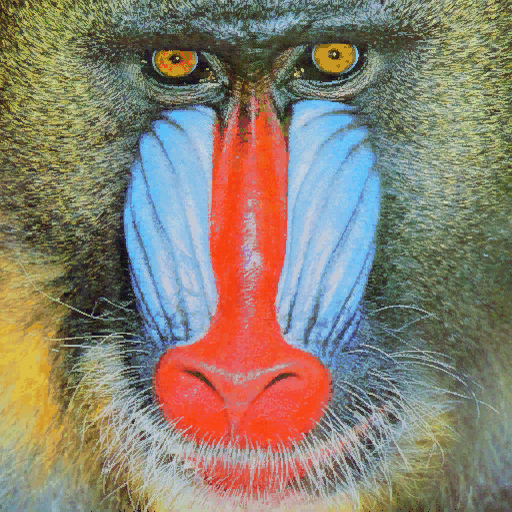
#> input picture P2/mandril.jpg, 512 x 512 px
$ jupyter execute --allow-errors tareas_p2.ipynb   (older library calls are emulated)   (text cells are left out)
#> lines starting #> are read from the running program, lines starting #| are printed output that depends on the picture; after the words box and inside, x2 and y2 are one past the last pixel; in counts of white or black regions, pixels touching at a corner belong together
[cell 1]
import cv2
import numpy as np
import matplotlib.pyplot as plt

img = cv2.imread('mandril.jpg')
#> img is the input picture: shape (512, 512, 3); mean B, G, R 112.9, 128.5, 137.5
gris = cv2.cvtColor(img, cv2.COLOR_BGR2GRAY)
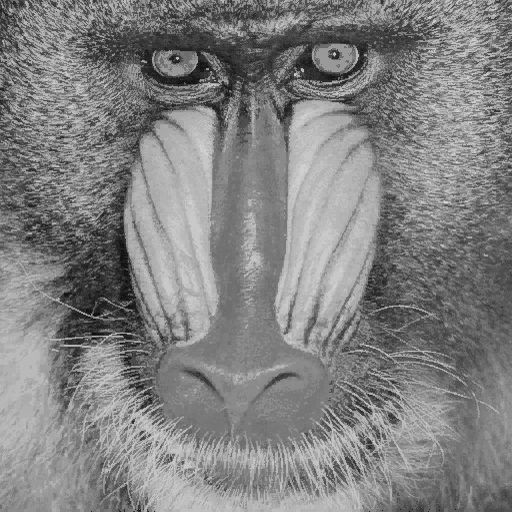
#> gris: shape (512, 512); min 6, max 220, mean 129.4

#Obtiene contornos con el operador de Canny
#Parámetros: imagen de entrada, umbral inferior, umbral superior
canny = cv2.Canny(gris, 100, 200) #prueba a jugar con umbrales (entre 0 y 255)
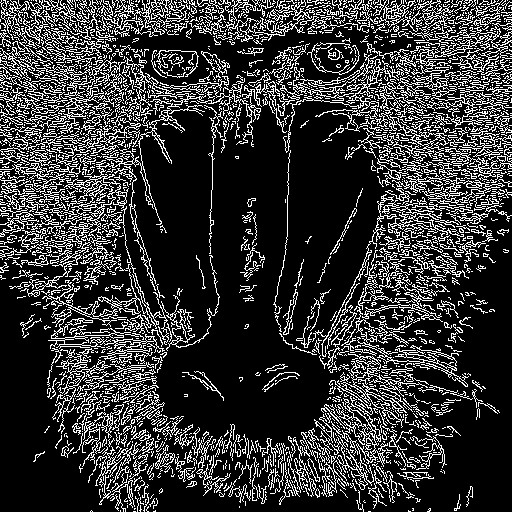
#> canny: shape (512, 512); 21.2% white in thin lines or dots

#El contenido de la imagen resultado de Canny, son valores 0 o 255, lo compruebas al descomentar
#print(canny)
#Cuenta el número de píxeles blancos (255) por columna
#Suma los valores de los pixeles por columna
fil_counts = cv2.reduce(canny, 1, cv2.REDUCE_SUM, dtype=cv2.CV_32SC1)
#> fil_counts = 512 values, max 56100 at index 12, min 4335 at index 507, mean 27646.1

#Normaliza en base al número de filas, primer valor devuelto por shape, y al valor máximo del píxel (255)
#El resultado será el número de píxeles blancos por columna
fils = fil_counts[:,0] / (255 * canny.shape[1])
#> fils = 512 values, max 0.43 at index 12, min 0.0332 at index 507, mean 0.212

umbral = max(fil_counts[:,0])*0.9
#> umbral = 50490
noted_fils = np.where(fil_counts[:,0] > (umbral))[0]
#> noted_fils = [6, 12, 15, 20, 21, 88, 100]


print(f'Total de filas destacadas: {len(noted_fils)} \nFilas destacadas: {noted_fils}')
#| Total de filas destacadas: 7
#| Filas destacadas: [  6  12  15  20  21  88 100]
#Muestra dicha cuenta gráficamente
plt.figure(figsize=(12,5))
plt.subplot(1, 2, 1)
plt.axis("off")
plt.title("Canny")
plt.imshow(canny, cmap="gray")

for i in noted_fils:
    plt.axhline(y=i, color="red", linewidth=1)
#> this loop made 7 passes
#> i on passes 1 to 7: 6, 12, 15, 20, 21, 88, 100

plt.subplot(1, 2, 2)
plt.title("Respuesta de Canny")
plt.xlabel("Filas")
plt.ylabel("% píxeles")
plt.plot(fils)
#Rango en x definido por las filas
plt.xlim([0, canny.shape[0]])
#> Out = (0, 512)
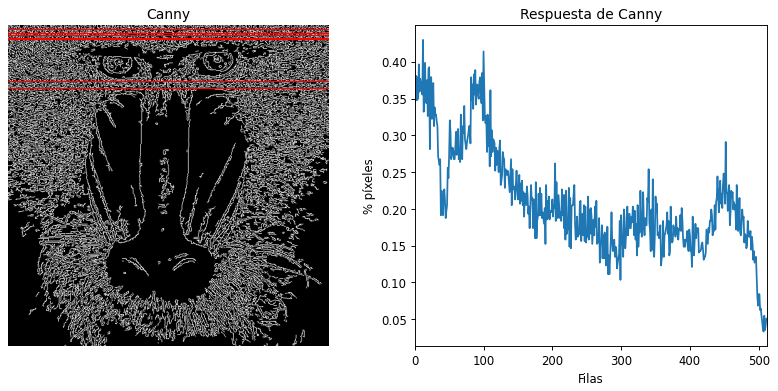
#> figure drawn by matplotlib, 2 panels; panel 2: curve peaks at x = 12, y = 0.43

[cell 2]
import cv2
import numpy as np
import matplotlib.pyplot as plt

def sobel_umbralizado(img, umbral):
    # Gaussiana para suavizar la imagen original, eliminando altas frecuencias
#> called with umbral = 90
    ggris = cv2.GaussianBlur(img, (3, 3), 0)

    #Calcula en ambas direcciones (horizontal y vertical)
    sobelx = cv2.Sobel(ggris, cv2.CV_64F, 1, 0)  # x
    sobely = cv2.Sobel(ggris, cv2.CV_64F, 0, 1)  # y
    #Combina ambos resultados
    sobel = cv2.add(sobelx, sobely)
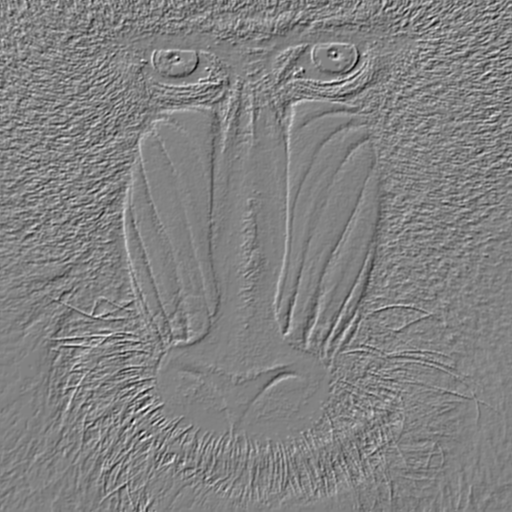
#> sobel: shape (512, 512) float64; min -594, max 570, mean -0.1; drawn with min black and max white
    cvt_sobel = cv2.convertScaleAbs(sobel)
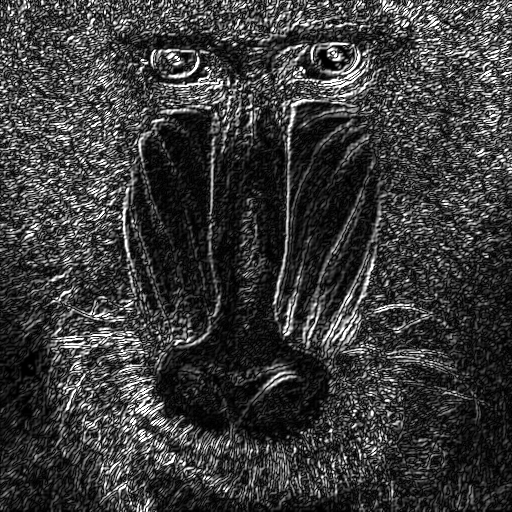
#> cvt_sobel: shape (512, 512); min 0, max 255, mean 58.4

    #Obtiene imagen umbralizada para dicho valor definido
    return cv2.threshold(cvt_sobel, umbral, 255, cv2.THRESH_BINARY)[1]
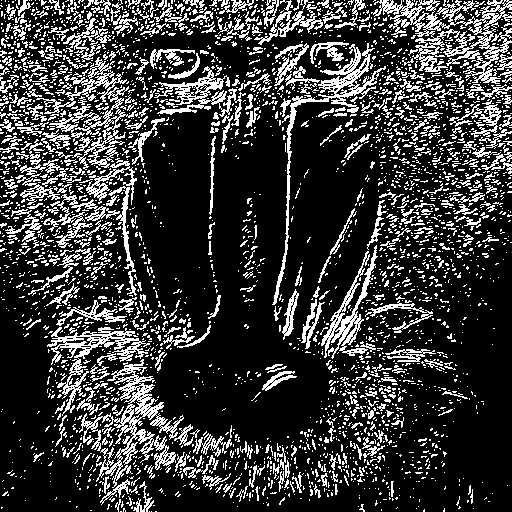
#> returned value: shape (512, 512); 22.3% white in thin lines or dots

[cell 3]
img = cv2.imread('mandril.jpg')
gris = cv2.cvtColor(img, cv2.COLOR_BGR2GRAY)

###------------------------ SOBEL ----------------------------------------------------------------------
#Define valor umbral
valorUmbral = 90
imagenUmbralizada = sobel_umbralizado(gris, valorUmbral)

sobel_col_counts = cv2.reduce(imagenUmbralizada, 0, cv2.REDUCE_SUM, dtype=cv2.CV_32SC1)
sobel_fil_counts = cv2.reduce(imagenUmbralizada, 1, cv2.REDUCE_SUM, dtype=cv2.CV_32SC1)
#> sobel_fil_counts = 512 values, max 60945 at index 3, min 6120 at index 509, mean 29139.7

sobel_col_umbral = max(sobel_col_counts[0]) * 0.9
#> sobel_col_umbral = 55309.5
sobel_fil_umbral = max(sobel_fil_counts[:,0]) * 0.9
#> sobel_fil_umbral = 54850.5

sobel_noted_col = np.where(sobel_col_counts[0] > sobel_col_umbral)[0]
#> sobel_noted_col = [104, 105, 127, 287, 288]
sobel_noted_fil = np.where(sobel_fil_counts[:,0] > sobel_fil_umbral)[0]
#> sobel_noted_fil = 23 values from 1 to 100

print('---------------------------------- RESULTADOS SOBEL --------------------------------------------')
print(f'Total de filas destacadas: {len(sobel_noted_fil)} \nFilas destacadas: {sobel_noted_fil}')
#| Total de filas destacadas: 23
#| Filas destacadas: [  1   2   3   4   5   6   7   8  11  12  19  20  24  26  51  80  81  82
#|   83  84  85  87 100]
print(f'Total de columnas destacadas: {len(sobel_noted_col)} \nColumnas destacadas: {sobel_noted_col}')
#| Total de columnas destacadas: 5
#| Columnas destacadas: [104 105 127 287 288]


#-------------------------- CANNY ----------------------------------------------------------------------
canny = cv2.Canny(gris, 100, 200)

canny_fil_counts = cv2.reduce(canny, 1, cv2.REDUCE_SUM, dtype=cv2.CV_32SC1)
#> canny_fil_counts has the same summary as fil_counts
canny_col_counts = cv2.reduce(canny, 0, cv2.REDUCE_SUM, dtype=cv2.CV_32SC1)

canny_fil_umbral = max(canny_fil_counts[:,0]) * 0.9
#> canny_fil_umbral = 50490
canny_col_umbral = max(canny_col_counts[0]) * 0.9
#> canny_col_umbral = 42916.5

canny_noted_fil = np.where(canny_fil_counts[:,0] > canny_fil_umbral)[0]
#> canny_noted_fil = [6, 12, 15, 20, 21, 88, 100]
canny_noted_col = np.where(canny_col_counts[0] > canny_col_umbral)[0]
#> canny_noted_col = 19 values from 67 to 403

#Normaliza en base al número de filas, primer valor devuelto por shape, y al valor máximo del píxel (255)
#El resultado será el número de píxeles blancos por columna
#fils = canny_fil_counts[:,0] / (255 * canny.shape[1])  ESTE CALCULO SE USA EN CASO DE MOSTRAR GRAFICA
print('---------------------------------- RESULTADOS CANNY --------------------------------------------')
print(f'Total de filas destacadas: {len(canny_noted_fil)} \nFilas destacadas: {canny_noted_fil}')
#| Total de filas destacadas: 7
#| Filas destacadas: [  6  12  15  20  21  88 100]
print(f'Total de columnas destacadas: {len(canny_noted_col)} \nColumnas destacadas: {canny_noted_col}')
#| Total de columnas destacadas: 19
#| Columnas destacadas: [ 67  86  92  96  99 100 103 104 105 112 115 119 123 379 380 383 392 396
#|  403]

#Muestra ambos resultados
plt.figure()

plt.subplot(1, 2, 1)
plt.axis("off")

for i in canny_noted_fil:
    plt.axhline(y=i, color="green", linewidth=1)

for j in canny_noted_col:
    plt.axvline(x=j, color="green", linewidth=1)
#> this loop made 19 passes
#> j on passes 1 to 12: 67, 86, 92, 96, 99, 100, 103, 104, 105, 112, 115, 119

plt.title('Canny')
#Para visualizar convierte a escala manejable en una imagen de grises
plt.imshow(canny, cmap='gray')

plt.subplot(1, 2, 2)
plt.axis("off")

for i in sobel_noted_fil:
    plt.axhline(y=i, color="red", linewidth=1)
#> this loop made 23 passes
#> i on passes 9 to 20: 11, 12, 19, 20, 24, 26, 51, 80, 81, 82, 83, 84

for j in sobel_noted_col:
    plt.axvline(x=j, color="red", linewidth=1)
#> this loop made 5 passes
#> j on passes 1 to 5: 104, 105, 127, 287, 288

plt.title('Sobel')
#Para visualizar convierte a escala manejable en una imagen de grises
plt.imshow(imagenUmbralizada, cmap='gray')
#plt.imshow(sobel, cmap='gray') #Prueba sin convertir escala
plt.show()
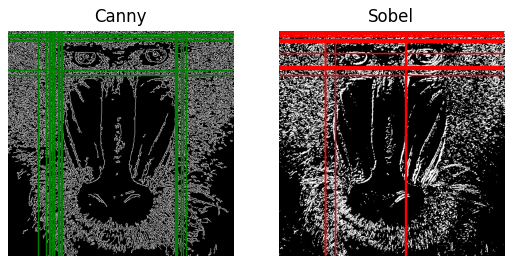
#> figure drawn by matplotlib, 2 panels

[cell 4]
vid = cv2.VideoCapture(0)

while True:
    ret, frame = vid.read()
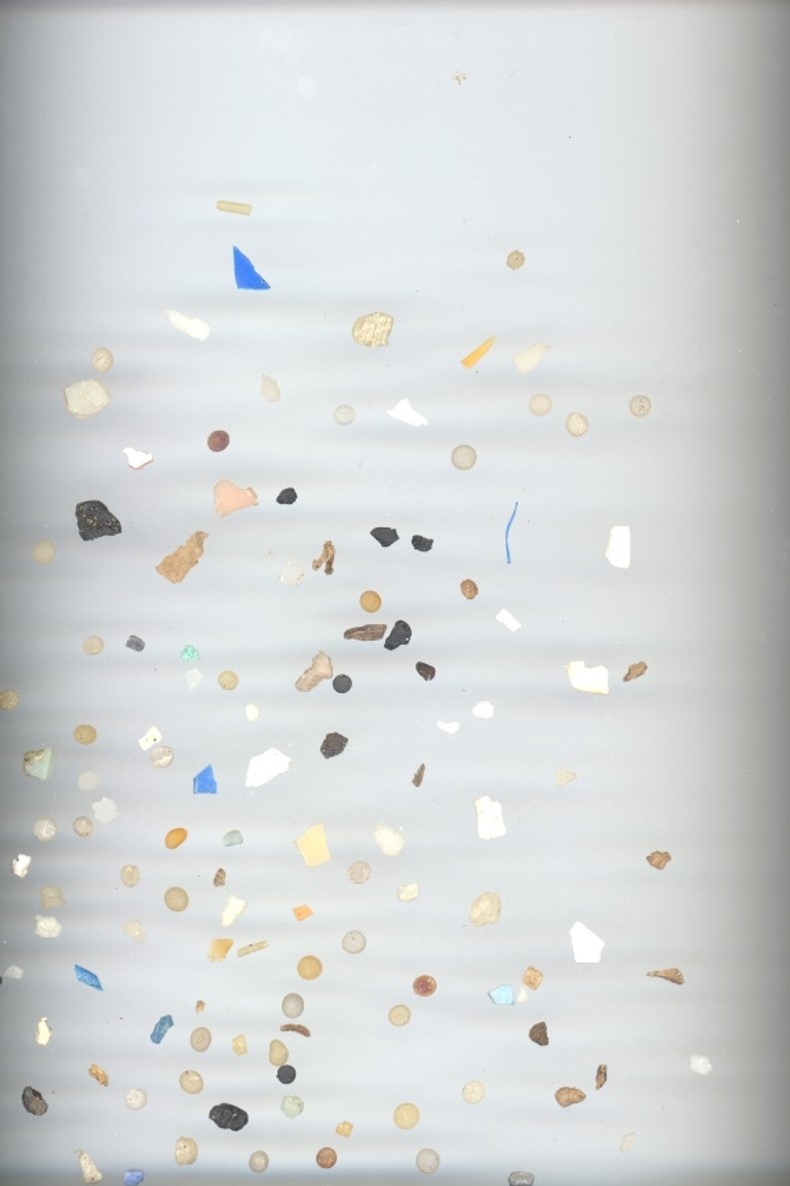
#> input picture P3/MPs_test.jpg, 790 x 1186 px, given in place of the camera
#> frame is the input picture: shape (1186, 790, 3); mean B, G, R 213.9, 213.8, 210.9
    if not ret:
        break

    gris = cv2.cvtColor(frame, cv2.COLOR_BGR2GRAY)
#> gris: shape (1186, 790)

    #Obtenemos el umbralizado por Canny
    canny = cv2.Canny(gris, 100, 200)
#> canny: shape (1186, 790); 0.61% white in thin lines or dots, all inside (x1, y1, x2, y2) = (0, 75, 712, 1186)

    valorUmbral = 50

    #Obtenemos el umbralizado por Sobel
    sobel = sobel_umbralizado(gris, valorUmbral)
#> call 2 of sobel_umbralizado, with umbral = 50
#> in sobel_umbralizado (call 2), `sobelx = cv2.Sobel(ggris, cv2.CV_64F, 1, 0)`:
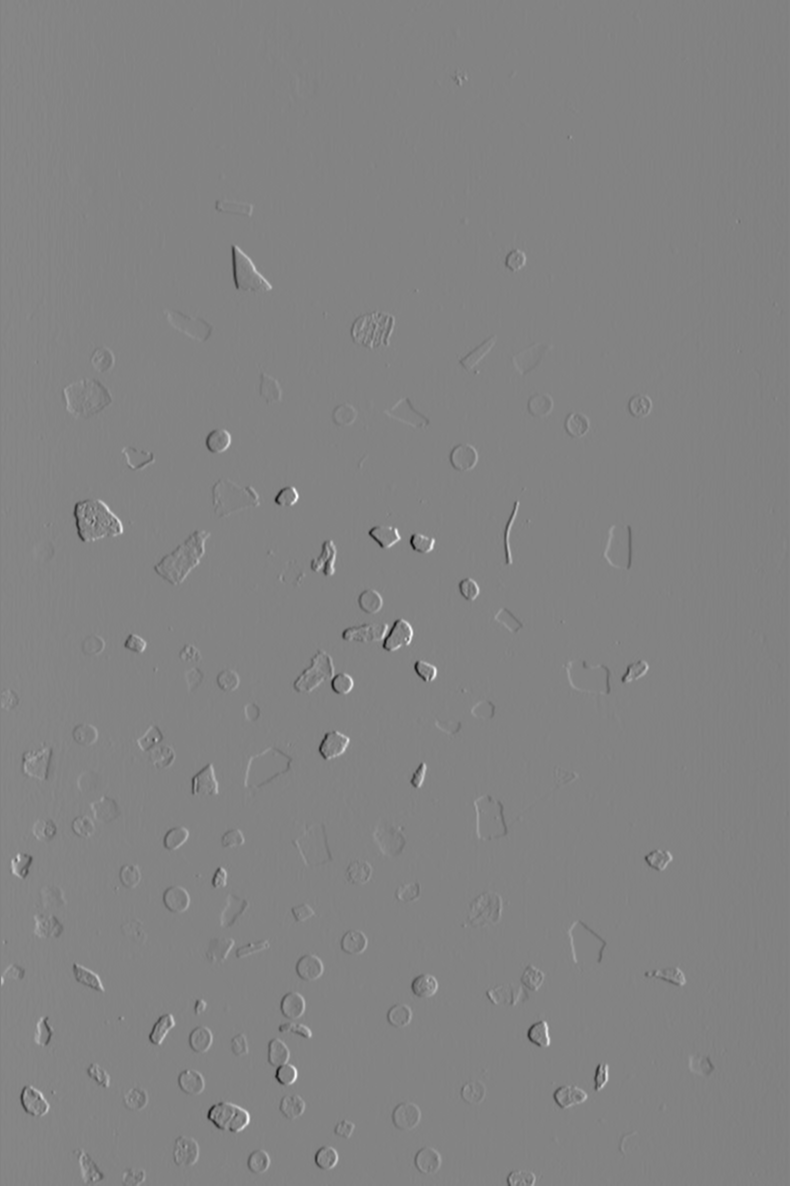
#> sobelx: shape (1186, 790) float64; min -445, max 417, mean 0; drawn with min black and max white
#> in sobel_umbralizado (call 2), `return cv2.threshold(cvt_sobel, umbral, 255, cv2.THRESH_BINARY)[1]`:
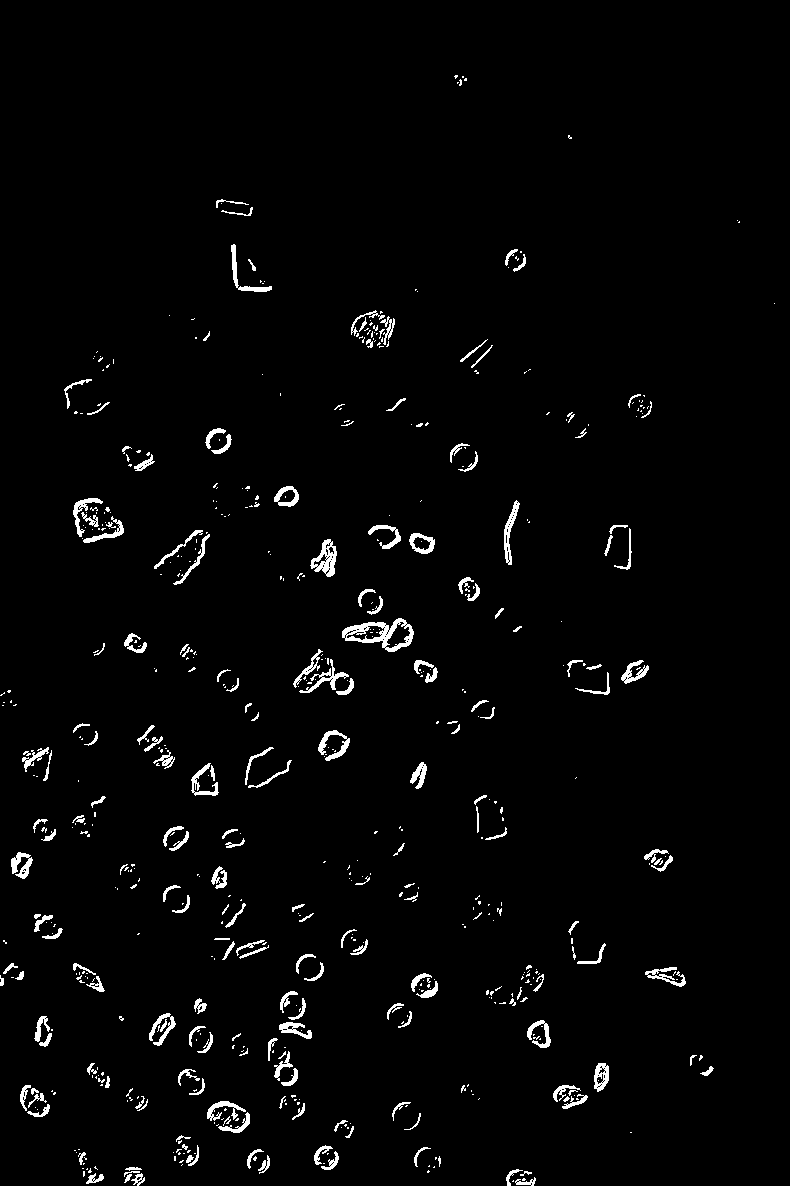
#> returned value: shape (1186, 790); 2.3% white; 611 white regions (411 under 20 px), largest, box (x1, y1, x2, y2) and area: (342, 618, 414, 652) 920, (310, 539, 337, 577) 495, (318, 730, 350, 761) 358

    cv2.imshow('Sobel en tiempo real', sobel)
    cv2.imshow('Canny en tiempo real', canny)


    if cv2.waitKey(20) == 27:
#> (key Esc is pressed here)
        break

vid.release()
cv2.destroyAllWindows()

[cell 5]
import cv2
import numpy as np
import random
import math

# [15 lines left out: function mascara_mov_piel, not called in this run]

[cell 6]
vid = cv2.VideoCapture(0)
pframe = None

kernel = np.ones((5, 5), np.uint8)

#Definimos la cantidad máxima de burbujas generadas
burbujas = []
MAX_BURBUJAS = 50

# [36 lines left out: functions actualizar_y_dibujar, nueva_burbuja, not called in this run]

nombre_ventana = 'Deteccion de movimiento_1'
cv2.namedWindow(nombre_ventana, cv2.WND_PROP_FULLSCREEN)
cv2.setWindowProperty(nombre_ventana, cv2.WND_PROP_FULLSCREEN, cv2.WINDOW_FULLSCREEN)

while True:
    ret, frame = vid.read()
    if not ret:
        break

    salida = frame.copy()

    if pframe is not None:

        #Capturamos el movimiento de la persona
        mov_piel = mascara_mov_piel(frame, pframe, kernel)

        ys, xs = np.nonzero(mov_piel)

        #Se deciden el número de burbujas en funcion del tamaño de la zona detectada
        n = min(4, len(xs) // 150)

        #Las burbujas nacen en pixeles aleatorios de la zona detectadarano
        for i in random.sample(range(len(xs)), n) if n else []:
            nueva_burbuja(xs[i], ys[i])

        actualizar_y_dibujar(salida)

    pframe = frame.copy()
    cv2.imshow('Deteccion de movimiento_1', salida)

    k = cv2.waitKey(20)
#> (key Esc is pressed here)
    if k == 27:
        break
    elif k == ord('c') and burbujas is not None:
        burbujas[:] = []

vid.release()
cv2.destroyAllWindows()

[cell 7]
vid = cv2.VideoCapture(0)
kernel = np.ones((3, 3), np.uint8)
pframe = None

#Cuanta intensidad mantiene el pixel para la longitud de la estela
DECAY = 0.90

#Intensidad minima para dibujar
UMBRAL_VISIBLE = 12
OPACIDAD = 0.75

#Imagen que registra la estela del movimiento
acum = None

nombre_ventana = 'Deteccion de movimiento_2'
cv2.namedWindow(nombre_ventana, cv2.WND_PROP_FULLSCREEN)
cv2.setWindowProperty(nombre_ventana, cv2.WND_PROP_FULLSCREEN, cv2.WINDOW_FULLSCREEN)

while True:
    ret, frame = vid.read()
    if not ret:
        break

    salida = frame.copy()

    if pframe is not None:
        mov_piel = mascara_mov_piel(frame, pframe, kernel)

        if acum is None:
            acum = np.zeros(mov_piel.shape, np.float32)

        #Se le aplica la intensidad establecida al movimiento registrado para formar la estela
        acum *= DECAY

        #Lo nuevo entra a maxima intensidad
        acum = np.maximum(acum, mov_piel.astype(np.float32))

        intensidad = acum.astype(np.uint8)
        color = cv2.applyColorMap(intensidad, cv2.COLORMAP_COOL)

        # Se obtiene una matriz booleana en función de si la estela supera un umbral
        visible = intensidad > UMBRAL_VISIBLE
        mezcla = cv2.addWeighted(salida, 1 - OPACIDAD, color, OPACIDAD, 0)

        #Se pintan solo aquellos pixeles de la estela que superen el umbral
        salida[visible] = mezcla[visible]

    cv2.imshow('Deteccion de movimiento_2', salida)
    pframe = frame.copy()

    k = cv2.waitKey(20)
#> (key Esc is pressed here)
